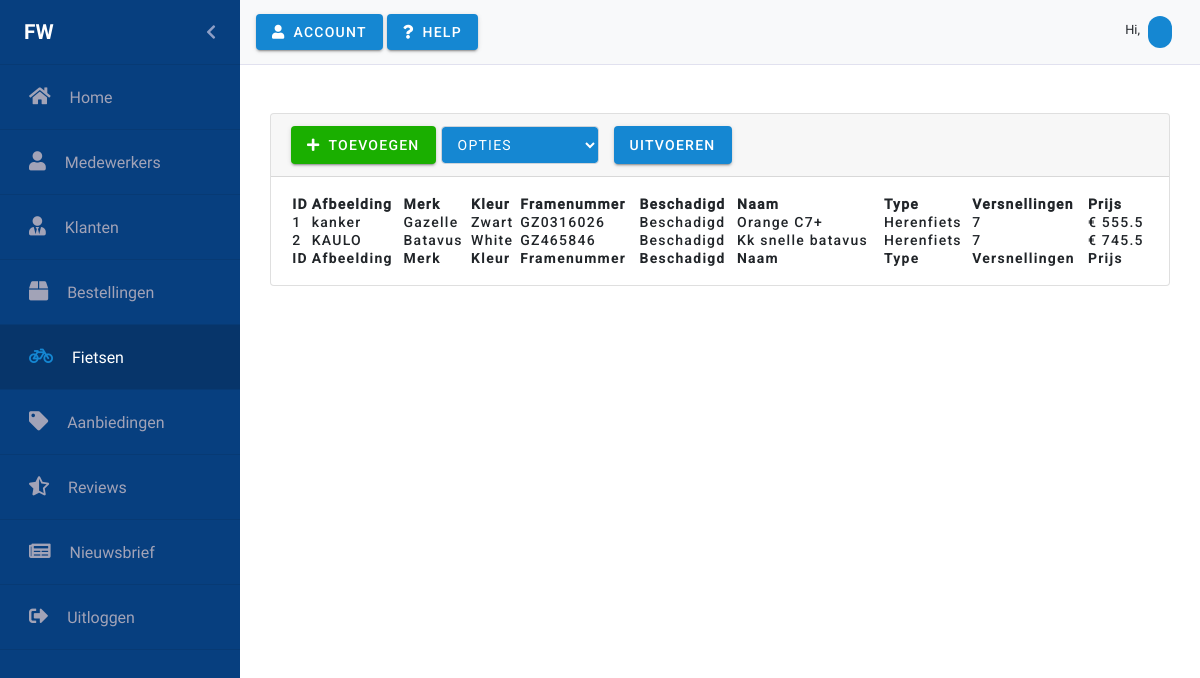
The page /fietsen.php on the database as committed earlier.
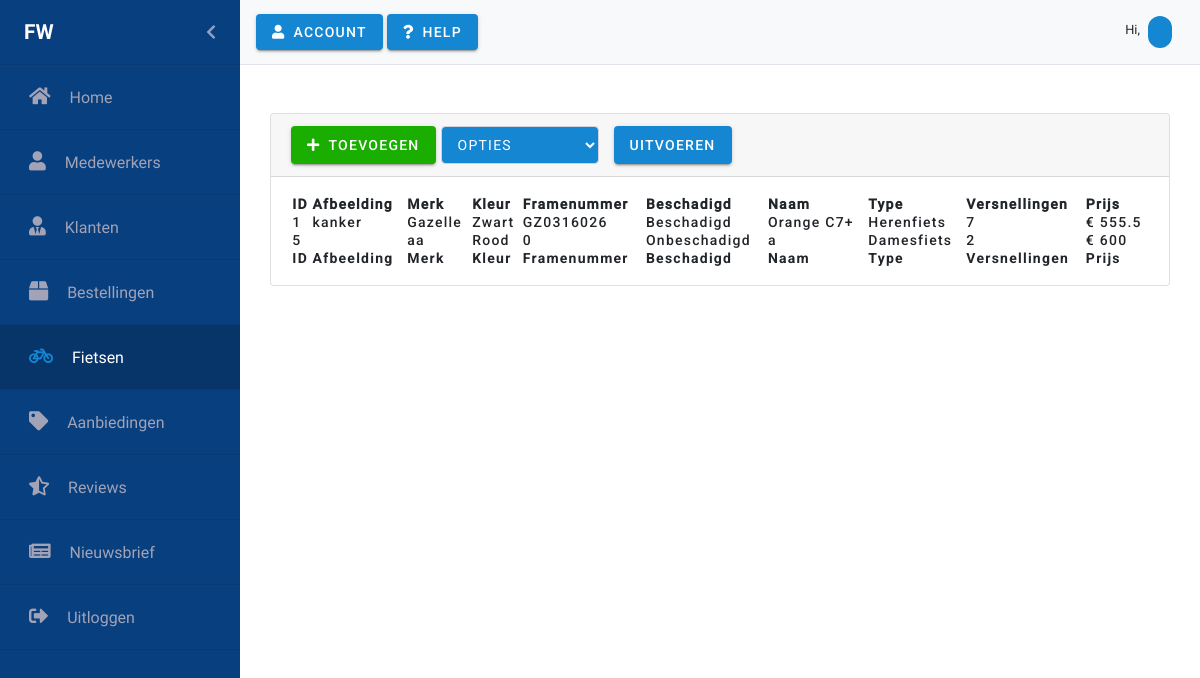
The same page on the database as committed later.
### tables this page shows
CREATE TABLE `bikes` (
  `id` int(11) NOT NULL,
  `image_path` varchar(255) NOT NULL,
  `brand` varchar(50) NOT NULL,
  `color` varchar(50) NOT NULL,
  `framenumber` varchar(50) NOT NULL,
  `damaged` tinyint(4) NOT NULL,
  `bikename` text NOT NULL,
  `biketype` int(11) NOT NULL,
  `gears` int(11) NOT NULL,
  `selling_price` float NOT NULL,
  `description` varchar(10000) NOT NULL
);

### fietsen.php (the view, shortened to what this page needs)
<?php
require_once("Controllers/dbconnect.php");
$records = $con->query("SELECT * FROM bikes");
?>
<!doctype html>
<html lang="en">
<head>
    <link rel="stylesheet" href="https://stackpath.bootstrapcdn.com/bootstrap/4.3.1/css/bootstrap.min.css"
>
    <link rel="stylesheet" href="https://use.fontawesome.com/releases/v5.8.2/css/all.css"
          type='text/css' media='all'>
    <link href="css/Material/material-components-web.min.css" rel="stylesheet">
    <link rel="stylesheet" href="scss/backend.css">
    <link rel="stylesheet" type="text/css" href="css/Datatable/select.dataTables.min.css">
    <link rel="stylesheet" type="text/css" href="css/Datatable/datatables.min.css"/>
    <link rel="stylesheet" type="text/css" href="css/Animate/animate.css">
</head>
<body>
<div id="wrapper" class="toggled">
    <div id="sidebar-wrapper" class="sidebarAnimation">
        <ul class="sidebarUl">
            <div class="sidebarProfilePicture pl-4 pr-4" id="sidebarProfilePicture">
                <span class="logo sidebarUsername">FW</span>
                <a href="#menu-toggle" id="menu-toggle" class="aSidebarChevron float-right">
                    <i class="fas fa-chevron-left" id="chevron"></i>
                </a>
            </div>
            <li class="sidebarLi">
                <a class="accordion-toggle collapsed toggle-switch" href="index.php">
                    <div class="sidebarData">
                        <span class="sidebar-icon"><i class="fas fa-home iconwidth"></i></span>
                        <span class="pr-15"></span>
                        <span class="sidebar-title">Home</span>
                    </div>
                </a>
            </li>
            <li class="sidebarLi">
                <a class="accordion-toggle collapsed toggle-switch" href="medewerkers.php">
                    <div class="sidebarData">
                        <span class="sidebar-icon"><i class="fas fa-user iconwidth"></i></span>
                        <span class="pr-15"></span>
                        <span class="sidebar-title">Medewerkers</span>
                    </div>
                </a>
            </li>
            <li class="sidebarLi">
                <a class="accordion-toggle collapsed toggle-switch" href="klanten.php">
                    <div class="sidebarData">
                        <span class="sidebar-icon"><i class="fas fa-user-tie iconwidth"></i></span>
                        <span class="pr-15"></span>
                        <span class="sidebar-title">Klanten</span>
                    </div>
                </a>
            </li>
            <li class="sidebarLi" id="bestellingen" data-toggle="collapse" href="#submenu-2">
                <a class="accordion-toggle collapsed toggle-switch" data-toggle="collapse" href="#submenu-2">
                    <div class="sidebarData">
                        <span class="sidebar-icon"><i class="fa fa-box iconwidth"></i></span>
                        <span class="pr-15"></span>
                        <span class="sidebar-title">Bestellingen</span>
                    </div>
                </a>
            </li>
            <li class="sidebarLi active">
                <a class="accordion-toggle collapsed toggle-switch" href="#">
                    <div class="sidebarData">
                        <span class="sidebar-icon"><i class="fa fa-bicycle iconwidth"></i></span>
                        <span class="pr-15"></span>
                        <span class="sidebar-title">Fietsen</span>
                    </div>
                </a>
            </li>
            <li class="sidebarLi">
                <a class="accordion-toggle collapsed toggle-switch" href="aanbiedingen.php">
                    <div class="sidebarData">
                        <span class="sidebar-icon"><i class="fas fa-tag iconwidth"></i></span>
                        <span class="pr-15"></span>
                        <span class="sidebar-title">Aanbiedingen</span>
                    </div>
                </a>
            </li>
            <li class="sidebarLi">
                <a class="accordion-toggle collapsed toggle-switch" href="reviews.php">
                    <div class="sidebarData">
                        <span class="sidebar-icon"><i class="fas fa-star-half-alt iconwidth"></i></span>
                        <span class="pr-15"></span>
                        <span class="sidebar-title">Reviews</span>
                    </div>
                </a>
            </li>
            <li class="sidebarLi">
                <a class="accordion-toggle collapsed toggle-switch" href="nieuwsbrief.php">
                    <div class="sidebarData">
                        <span class="sidebar-icon"><i class="fas fa-newspaper iconwidth"></i></span>
                        <span class="pr-15"></span>
                        <span class="sidebar-title">Nieuwsbrief</span>
                    </div>
                </a>
            </li>
            <li class="sidebarLi">
                <a class="accordion-toggle collapsed toggle-switch" href="#">
                    <div class="sidebarData">
                        <span class="sidebar-icon"><i class="fas fa-sign-out-alt iconwidth"></i></span>
                        <span class="pr-15"></span>
                        <span class="sidebar-title">Uitloggen</span>
                    </div>
                </a>
            </li>
        </ul>
    </div>
    <nav class="navbar navbar-light bg-light mr-auto nav" id="nav">
        <div class="justify-content-end">
            <button class="foo-button mdc-button mdc-button--raised mdc-ripple-upgraded account">
                <i class="fas fa-user"></i>
                <span class="mdc-button__label">Account</span>
            </button>
            <button class="foo-button mdc-button mdc-button--raised mdc-ripple-upgraded help">
                <i class="fas fa-question"></i>
                <span class="mdc-button__label">Help</span>
            </button>
        </div>
        <div class="mdc-chip-set pl-2 pr-2">
            <div class="hiUser pr-1 pt-2">
                <span class="hiNav">Hi, </span>
            </div>
            <div class="mdc-chip" tabindex="0">
            </div>
        </div>
    </nav>
    <div class="row gebruikers">
        <div class="card text-black mb-5 mt-5">
            <div class="card-header" id="card-header">
                <button class="foo-button mdc-button mdc-button--raised mdc-ripple-upgraded toevoegen" id="toevoegen"
                        data-toggle="modal" data-target="#toevoegenModal">
                    <i class="fas fa-plus"></i>
                    <span class="mdc-button__label">Toevoegen</span>
                </button>
                <div class="selectDatatable mdc-button__label">
                    <select class="form-control">
                        <option value="" disabled selected id="opties">Opties</option>
                    </select>
                </div>
                <button class="foo-button mdc-button mdc-button--raised mdc-ripple-upgraded uitvoeren" id="uitvoeren">
                    <span class="mdc-button__label">Uitvoeren</span>
                </button>
            </div>
            <div id="datatable-card" class="card-body-table">
                <table id="fietsen" class="table-card" style="width:100%">
                    <thead>
                    <tr>
                        <th></th>
                        <th>ID</th>
                        <th>Afbeelding</th>
                        <th>Merk</th>
                        <th>Kleur</th>
                        <th>Framenummer</th>
                        <th>Beschadigd</th>
                        <th>Naam</th>
                        <th>Type</th>
                        <th>Versnellingen</th>
                        <th>Prijs</th>
                    </tr>
                    </thead>
                    <tbody>
                    <?php
                    while ($row = mysqli_fetch_array($records)) {
                        ?>
                        <tr>
                            <td></td>
                            <td><?php echo $row['id'] ?></td>
                            <td><?php echo $row['image_path'] ?></td>
                            <td><?php echo $row['brand'] ?></td>
                            <td><?php echo $row['color'] ?></td>
                            <td><?php echo $row['framenumber'] ?></td>
                            <td><?php if ($row['damaged'] == 1) {
                                    echo "Beschadigd";
                                } else if ($row['damaged'] == 0) {
                                    echo "Onbeschadigd";
                                } ?></td>
                            <td><?php echo $row['bikename'] ?></td>
                            <td><?php if ($row['biketype'] == 0) {
                                    echo 'Damesfiets';
                                } else if ($row['biketype'] == 1) {
                                    echo 'Herenfiets';
                                } else if ($row['biketype'] == 2) {
                                    echo 'Kinderfiets';
                                } ?></td>
                            <td><?php echo $row['gears'] ?></td>
                            <td><?php echo "&euro; " . $row['selling_price'] ?></td>
                        </tr>
                        <?php
                    }
                    ?>
                    </tbody>
                    <tfoot>
                    <tr>
                        <th></th>
                        <th>ID</th>
                        <th>Afbeelding</th>
                        <th>Merk</th>
                        <th>Kleur</th>
                        <th>Framenummer</th>
                        <th>Beschadigd</th>
                        <th>Naam</th>
                        <th>Type</th>
                        <th>Versnellingen</th>
                        <th>Prijs</th>
                    </tr>
                    </tfoot>
                </table>
            </div>
        </div>
    </div>
</div>
</body>
</html>

### scss/backend.css (style rules this page uses)
#sidebar-wrapper { background: #073f7f !important; float: left; overflow: hidden; min-height: 100vh; width: 240px; }
a { text-decoration: none !important; }
.sidebarUl { padding: 0px; overflow: hidden; height: 100% !important; display: inline; }
.sidebarLi { height: 65px; line-height: 65px; font-size: 1rem; border-bottom: 1px solid #073A74; }
.active { background: #073A74; }
.active .sidebarData { color: #fff; }
.active .sidebar-icon { color: #1587d2; }
.iconwidth { font-size: 1.2rem !important; }
.iconwidth::before { width: 24px !important; }
.sidebarData { color: #a2a3b7; position: relative; left: 29px; }
.active { background: #07356A !important; color: #fff; }
.sidebarUsername { font-family: Roboto-Bold; margin: 0; }
.aSidebarChevron { color: #c3c5e2b8; }
i#chevron { line-height: 65px; }
.sidebarProfilePicture { height: 65px; line-height: 65px; font-size: 1rem; border-bottom: 1px solid #073A74; color: #fff; }
#wrapper { padding-left: 0; -webkit-transition: all 0.5s ease; -moz-transition: all 0.5s ease; -o-transition: all 0.5s ease; transition: all 0.5s ease; }
.sidebarAnimation { -webkit-transition: all 0.4s ease; -moz-transition: all 0.4s ease; -o-transition: all 0.4s ease; transition: all 0.4s ease; }
.pr-15 { padding-right: 15px !important; }
.logo { font-family: Roboto-Bold; text-transform: uppercase; font-size: 1.3rem; }
.account { background-color: #1587d2 !important; }
.help { background-color: #1587d2 !important; }
.nav { height: 65px; border-bottom: 1px solid #e1e1ef; }
.hiNav { font-size: 0.8rem; }
.mdc-chip { background: #1587d2; color: #fff; }
.card-body-table { padding: 18px; }
.card.text-black.mb-5.mt-5 { margin-right: 30px; margin-left: 30px; width: 100%; }
thead { font-family: Roboto-Medium; }
.selectDatatable { float: left; margin-right: 20px; }
.toevoegen { float: left !important; background: #1AAF00 !important; height: 38px; }
.gebruikers { margin: 0; }
select { height: 38px !important; margin-left: 5px; transition: border-color 0.15s ease-in-out, box-shadow 0.15s ease-in-out; background-color: #1587d2; color: #fff !important; font-family: Roboto, sans-serif; -moz-osx-font-smoothing: grayscale; -webkit-font-smoothing: antialiased; font-size: 0.875rem !important; line-height: inherit; font-weight: 500; letter-spacing: 0.0892857143em; text-decoration: none; text-transform: uppercase; padding: 0 8px 0 8px; display: inline-flex; position: relative; align-items: center; justify-content: center; box-sizing: border-box; min-width: 64px; border: none; outline: none; -webkit-user-select: none; -moz-user-select: none; -ms-user-select: none; user-select: none; overflow: hidden; vertical-align: middle; border-radius: 4px; }
.form-control { background-color: #1587d2 !important; }
.uitvoeren { height: 38px; background-color: #1587d2 !important; }
.table-card { letter-spacing: 0.0892857143em !important; font-weight: 500 !important; font-size: 0.875rem !important; font-family: Roboto, sans-serif !important; border: none !important; outline: none !important; }
body, html { font-family: Roboto-Regular; overflow-x: hidden; height: 100%; }
:root { --mdc-theme-primary: #073f7f; --mdc-theme-secondary: #018786; --mdc-theme-background: #fff; --mdc-theme-surface: #fff; --mdc-theme-error: #b00020; --mdc-theme-on-primary: #fff; --mdc-theme-on-secondary: #fff; --mdc-theme-on-surface: #000; --mdc-theme-on-error: #fff; --mdc-theme-text-primary-on-background: rgba(0, 0, 0, 0.87); --mdc-theme-text-secondary-on-background: rgba(0, 0, 0, 0.54); --mdc-theme-text-hint-on-background: rgba(0, 0, 0, 0.38); --mdc-theme-text-disabled-on-background: rgba(0, 0, 0, 0.38); --mdc-theme-text-icon-on-background: rgba(0, 0, 0, 0.38); --mdc-theme-text-primary-on-light: rgba(0, 0, 0, 0.87); --mdc-theme-text-secondary-on-light: rgba(0, 0, 0, 0.54); --mdc-theme-text-hint-on-light: rgba(0, 0, 0, 0.38); --mdc-theme-text-disabled-on-light: rgba(0, 0, 0, 0.38); --mdc-theme-text-icon-on-light: rgba(0, 0, 0, 0.38); --mdc-theme-text-primary-on-dark: white; --mdc-theme-text-secondary-on-dark: rgba(255, 255, 255, 0.7); --mdc-theme-text-hint-on-dark: rgba(255, 255, 255, 0.5); --mdc-theme-text-disabled-on-dark: rgba(255, 255, 255, 0.5); --mdc-theme-text-icon-on-dark: rgba(255, 255, 255, 0.5); }
#wrapper { height: 100% !important; }

Rows that differ between the two databases and show on the page:
removed bikes: id "2", image_path "KAULO", brand "Batavus", color "White", framenumber "GZ465846", damaged "Beschadigd", bikename "Kk snelle batavus", biketype "Herenfiets", gears "7", selling_price "745.5"
added bikes: id "5", brand "aa", color "Rood", framenumber "0", damaged "Onbeschadigd", bikename "a", biketype "Damesfiets", gears "2", selling_price "600"
